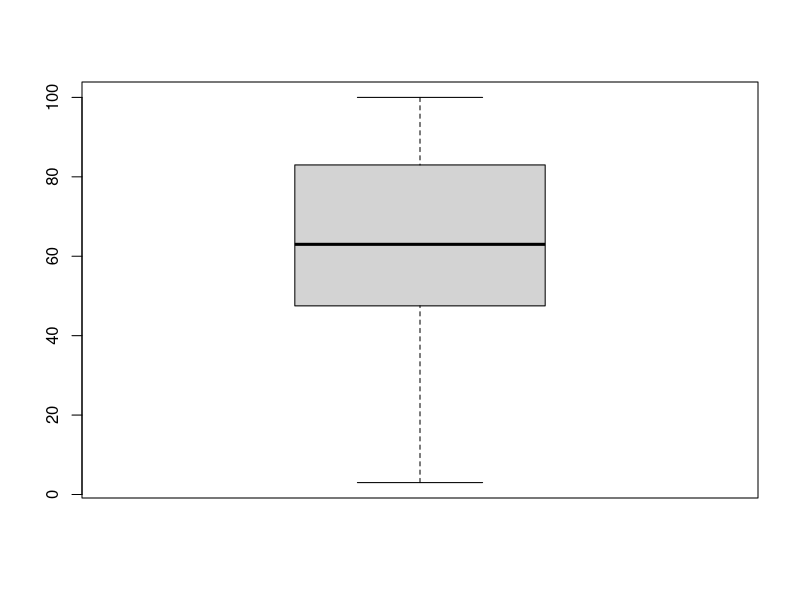
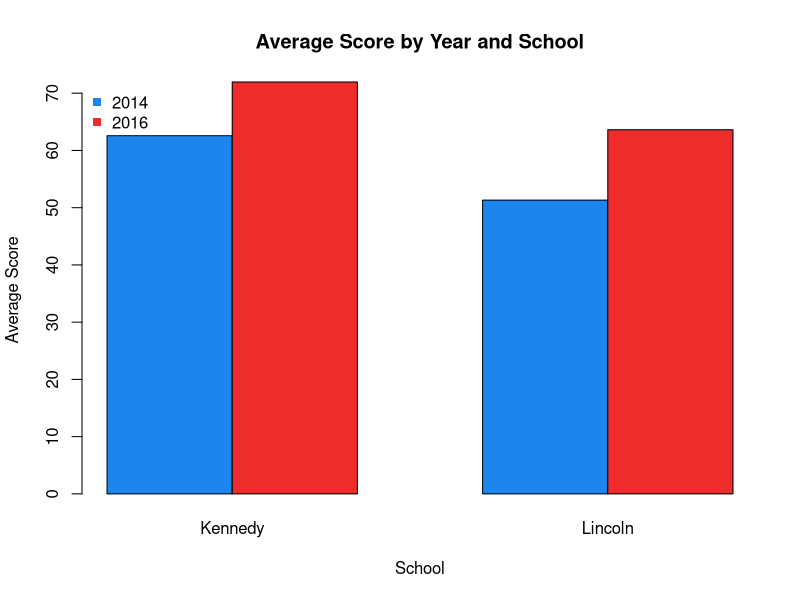
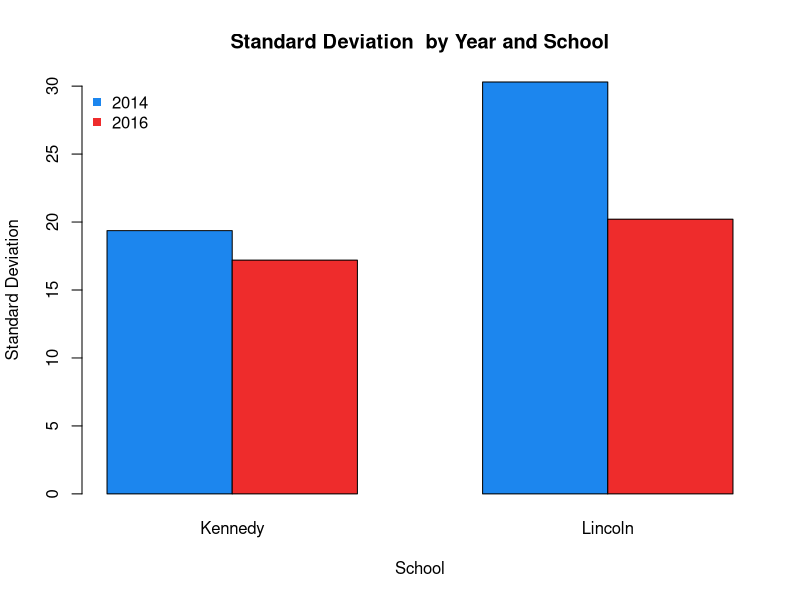
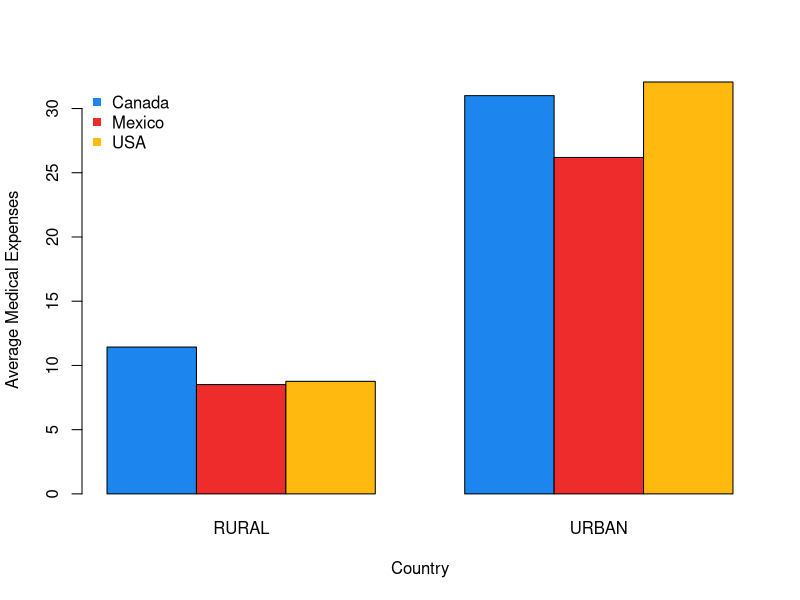
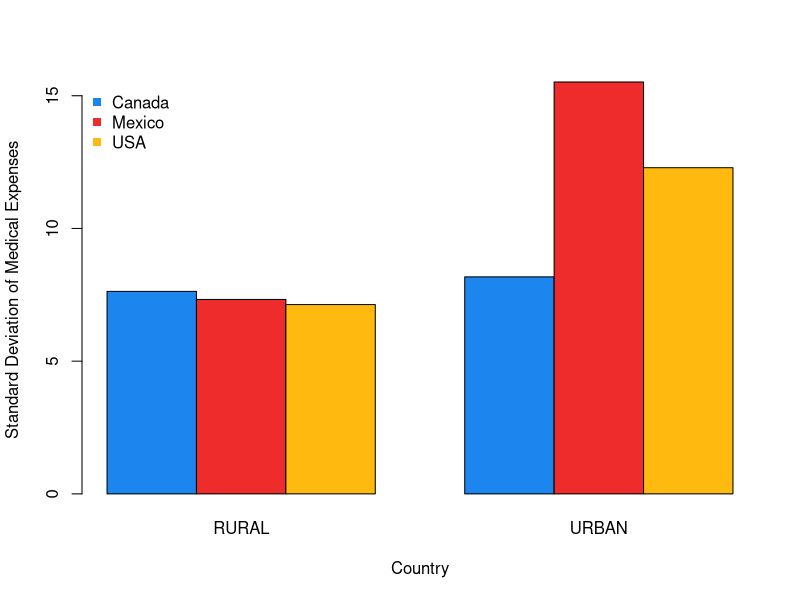

These charts were generated, in order, by the following R code:
# Minh Duong, ECON 453, pset 1

# Packages Install && Import
library(readxl)

# Clear workspace
rm(list = ls())

# Relative directory
# Put data to the data directory inside the project directory
setwd("data")
getwd()

# Problem 1
data1<- read_excel("pset1_data.xlsx", sheet="scores")

summary(data1)

## 1A
# Add necessary summary statistics:
summary(data1)
data1_summary <- as.data.frame(
  apply(data1, 2, summary)
)
data1_summary
data1_summary = rbind(
  data1_summary,
  min(data1$score),
  max(data1$score),
  mean(data1$score),
  var(data1$score),
  sd(data1$score),
  sd(data1$score) / mean(data1$score),
  mean(abs(data1$score - mean(data1$score))),
  IQR(data1$score)
)

# Provide Row names
rownames(data1_summary) <- c(
  "Length",
  "Class",
  "Mode",
  "Min",
  "Max",
  "Sample Mean",
  "Sample Variance",
  "Standard Deviation",
  "Coefficient of Variance",
  "Mean Average Deviation",
  "Interquartile Range (IQR)"
)

# Provide Column names
colnames(data1_summary) <- c(
  "Year",
  "School",
  "Score"
)

# Report the table:
data1_summary

# 1A
boxplot(data1$score)

# 1C
# Sample Mean, Sample SD aggregated by year & school
aggregated_data1 = aggregate(
  data1$score, 
  list(
    Year = data1$year, 
    School = data1$school
  ), 
  FUN = function(x) c(
    "Sample Mean" = mean(x), 
    "Sample SD" = sd(x)
  )
)

aggregated_data1

# Bar Chart Draw
# Sample Mean Chart
barplot(
  x[,"Sample Mean"] ~ Year + School,
  data = aggregated_data1, 
  beside = T, 
  col = c("dodgerblue2", "firebrick2"),
  main = "Average Score by Year and School", 
  ylab = "Average Score",
  xlab = "School"
)

legend(
  "topleft", 
  c("2014", "2016"), 
  pch = 15, 
  bty = "n", 
  col = c("dodgerblue2", "firebrick2")
)

# Standard Deviation Chart
barplot(
  x[,"Sample SD"] ~ Year + School ,
  data = aggregated_data1,
  beside = T,
  col = c("dodgerblue2", "firebrick2"),
  main = "Standard Deviation  by Year and School", 
  ylab = "Standard Deviation",
  xlab = "School"
)

legend(
  "topleft",
  c("2014", "2016"), 
  pch = 15, 
  bty = "n", 
  col = c("dodgerblue2", "firebrick2")
)

# Question 2
data2<- read_excel("pset1_data.xlsx", sheet="medical_expenses");

# 2A
summary(data2)

data2_summary <- as.data.frame(
  apply(data2, 2, summary)
)

data2_summary

data2_summary = rbind(
  data2_summary,
  
  # Medical Experience
  min(data2$medicalexpn),
  max(data2$medicalexpn),
  mean(data2$medicalexpn),
  var(data2$medicalexpn),
  sd(data2$medicalexpn),
  sd(data2$medicalexpn) / mean(data2$medicalexpn),
  mean(abs(data2$medicalexpn - mean(data2$medicalexpn))),
  quantile(data2$medicalexpn, 0.25),
  quantile(data2$medicalexpn, 0.5),
  quantile(data2$medicalexpn, 0.75),
  IQR(data2$medicalexpn),
  
  # Income
  min(data2$income),
  max(data2$income),
  mean(data2$income),
  var(data2$income),
  sd(data2$income),
  sd(data2$income) / mean(data2$income),
  mean(abs(data2$income - mean(data2$income))),
  quantile(data2$income, 0.25),
  quantile(data2$income, 0.5),
  quantile(data2$income, 0.75),
  IQR(data2$income),
  
  # Education
  min(data2$education),
  max(data2$education),
  mean(data2$education),
  var(data2$education),
  sd(data2$education),
  sd(data2$education) / mean(data2$education),
  mean(abs(data2$education - mean(data2$education))),
  quantile(data2$education, 0.25),
  quantile(data2$education, 0.5),
  quantile(data2$education, 0.75),
  IQR(data2$education)
)


# Provide Row names
rownames(data2_summary) <- c(
  "Length",
  "Class",
  "Mode",
  
  # Medical Experience
  "Medical Expenses - Min",
  "Medical Expenses - Max",
  "Medical Expenses - Sample Mean",
  "Medical Expenses - Sample Variance",
  "Medical Expenses - sample standard deviation", 
  "Medical Expenses - coefficient of variation",
  "Medical Expenses - mean absolute deviation", 
  "Medical Expenses - Q1", 
  "Medical Expenses - median",
  "Medical Expenses - Q3",
  "Medical Expenses - IQR",
  
  # Income
  "Income - Min",
  "Income - Max",
  "Income - Sample Mean",
  "Income - Sample Variance",
  "Income - sample standard deviation", 
  "Income - coefficient of variation",
  "Income - mean absolute deviation", 
  "Income - Q1", 
  "Income - median",
  "Income - Q3",
  "Income - IQR",
  
  # Education
  "Education - Min",
  "Education - Max",
  "Education - Sample Mean",
  "Education - Sample Variance",
  "Education - sample standard deviation", 
  "Education - coefficient of variation",
  "Education - mean absolute deviation", 
  "Education - Q1", 
  "Education - median",
  "Education - Q3",
  "Education - IQR"
)

data2_summary

# 2B
# Outliers not in the range [Q1 - 1.5 * IQR, Q3 + 1.5 * IQR]

IQR_med = quantile(data2$medicalexpn, 0.75) - quantile(data2$medicalexpn, 0.25)
IQR_med

# get the lower and higher bound
low_med = quantile(data2$medicalexpn, 0.25) - 1.5 * IQR_med
high_med = quantile(data2$medicalexpn, 0.75) + 1.5 * IQR_med

# identify the outliers

# Outlier value(s)
data2$medicalexpn[
  which(data2$medicalexpn < low_med | data2$medicalexpn > high_med)
]

# Outlier Record(s) (Observations(s))
row.names(data2)[
  which(data2$medicalexpn < low_med | data2$medicalexpn > high_med)
]
# => The outlier is the Value 62.231 of row 27

# 2C
aggregated_medicalexpn = aggregate(
  data2$medicalexpn,
  list(
    Country = data2$country, 
    Location = data2$location
  ), 
  FUN = function(x) c(
    "Sample Mean" = mean(x), 
    "Sample SD" = sd(x)
  )
)

# Bar Chart Draw
# Sample Mean Chart
barplot(
  x[,"Sample Mean"] ~ Country + Location,
  data = aggregated_medicalexpn, 
  beside = T, 
  col = c("dodgerblue2", "firebrick2", "darkgoldenrod1"),
  main = "", 
  ylab = "Average Medical Expenses",
  xlab = "Country"
)

legend(
  "topleft", 
  c("Canada", "Mexico", "USA"), 
  pch = 15, 
  bty = "n", 
  col = c("dodgerblue2", "firebrick2", "darkgoldenrod1")
)

# Standard Deviation Chart
barplot(
  x[,"Sample SD"] ~ Country + Location,
  data = aggregated_medicalexpn, 
  beside = T, 
  col = c("dodgerblue2", "firebrick2", "darkgoldenrod1"),
  main = "", 
  ylab = "Standard Deviation of Medical Expenses",
  xlab = "Country"
)

legend(
  "topleft", 
  c("Canada", "Mexico", "USA"), 
  pch = 15, 
  bty = "n", 
  col = c("dodgerblue2", "firebrick2", "darkgoldenrod1")
)



